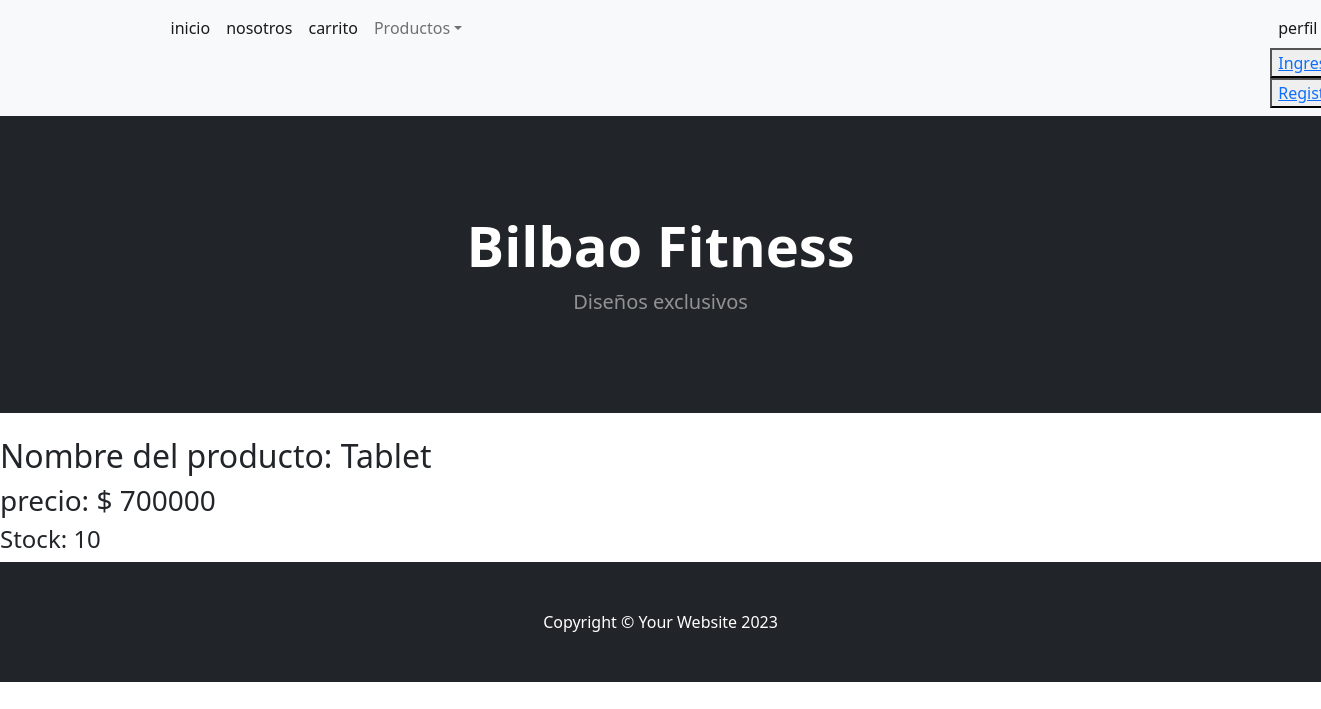
The app's page /AppBilbao/detailProducto/28 with its own data.
### AppBilbao/models.py (models this page shows, shortened)
class Productos(models.Model):
    denominacion=models.CharField(max_length=40)
    stock= models.IntegerField()
    precio= models.IntegerField()
    imagen = models.ImageField()

### AppBilbao/views.py (the view)
# urls.py: path('detailProducto/<int:id>', views.detailProducto, name='detailProducto'),
def detailProducto (request, id):
    producto = Productos.objects.get(id=id)
    return render (request, "AppBilbao/productodetail.html", {"producto":producto})

### AppBilbao/templates/AppBilbao/productodetail.html (shortened to what this page needs)
{% extends "AppBilbao/padre.html"%}
{% load static %}
{% block contenidoQueCambia%}
<h2>Nombre del producto: {{producto.denominacion}}</h2>
<h3>precio: $ {{producto.precio}}</h3>
<h4>Stock: {{producto.stock}}</h4>
{% endblock%}

### records on screen
Productos: denominacion "Tablet", precio "700000", stock "10"
